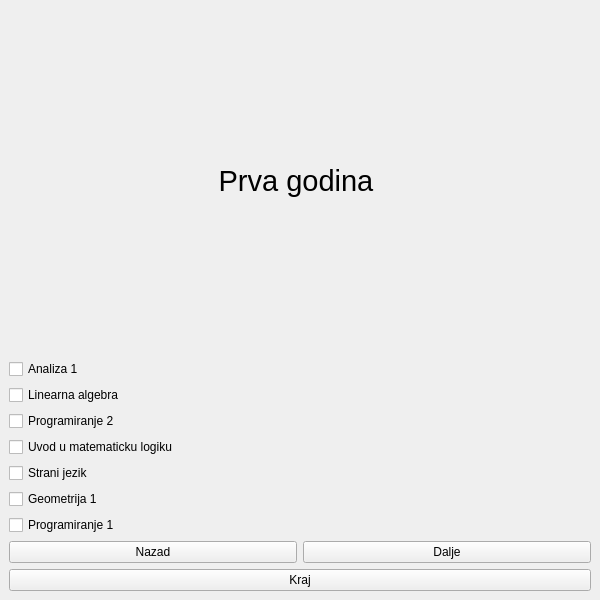
<?xml version="1.0" encoding="UTF-8"?>
<ui version="4.0">
 <class>FirstYearM</class>
 <widget class="QMainWindow" name="FirstYearM">
  <property name="geometry">
   <rect>
    <x>0</x>
    <y>0</y>
    <width>600</width>
    <height>600</height>
   </rect>
  </property>
  <property name="windowTitle">
   <string>MainWindow</string>
  </property>
  <widget class="QWidget" name="centralwidget">
   <layout class="QVBoxLayout" name="verticalLayout_3">
    <item>
     <widget class="QLabel" name="label_6">
      <property name="font">
       <font>
        <pointsize>22</pointsize>
       </font>
      </property>
      <property name="text">
       <string>Prva godina </string>
      </property>
      <property name="alignment">
       <set>Qt::AlignCenter</set>
      </property>
     </widget>
    </item>
    <item>
     <layout class="QVBoxLayout" name="verticalLayout">
      <item>
       <widget class="QCheckBox" name="cbAnaliza1">
        <property name="text">
         <string>Analiza 1</string>
        </property>
        <property name="checked">
         <bool>false</bool>
        </property>
       </widget>
      </item>
      <item>
       <widget class="QCheckBox" name="cbLinearna">
        <property name="text">
         <string>Linearna algebra</string>
        </property>
       </widget>
      </item>
      <item>
       <widget class="QCheckBox" name="cbP2">
        <property name="text">
         <string>Programiranje 2</string>
        </property>
       </widget>
      </item>
      <item>
       <widget class="QCheckBox" name="cbLogika">
        <property name="text">
         <string>Uvod u matematicku logiku</string>
        </property>
       </widget>
      </item>
      <item>
       <widget class="QCheckBox" name="cbJezik">
        <property name="text">
         <string>Strani jezik</string>
        </property>
       </widget>
      </item>
      <item>
       <widget class="QCheckBox" name="cbG1">
        <property name="text">
         <string>Geometrija 1</string>
        </property>
       </widget>
      </item>
      <item>
       <widget class="QCheckBox" name="cbP1">
        <property name="text">
         <string>Programiranje 1</string>
        </property>
       </widget>
      </item>
     </layout>
    </item>
    <item>
     <layout class="QHBoxLayout" name="horizontalLayout">
      <item>
       <widget class="QPushButton" name="pbBack">
        <property name="text">
         <string>Nazad</string>
        </property>
       </widget>
      </item>
      <item>
       <widget class="QPushButton" name="pbNext">
        <property name="text">
         <string>Dalje</string>
        </property>
       </widget>
      </item>
     </layout>
    </item>
    <item>
     <widget class="QPushButton" name="pbEnd">
      <property name="text">
       <string>Kraj</string>
      </property>
     </widget>
    </item>
   </layout>
  </widget>
 </widget>
 <resources/>
 <connections/>
</ui>
